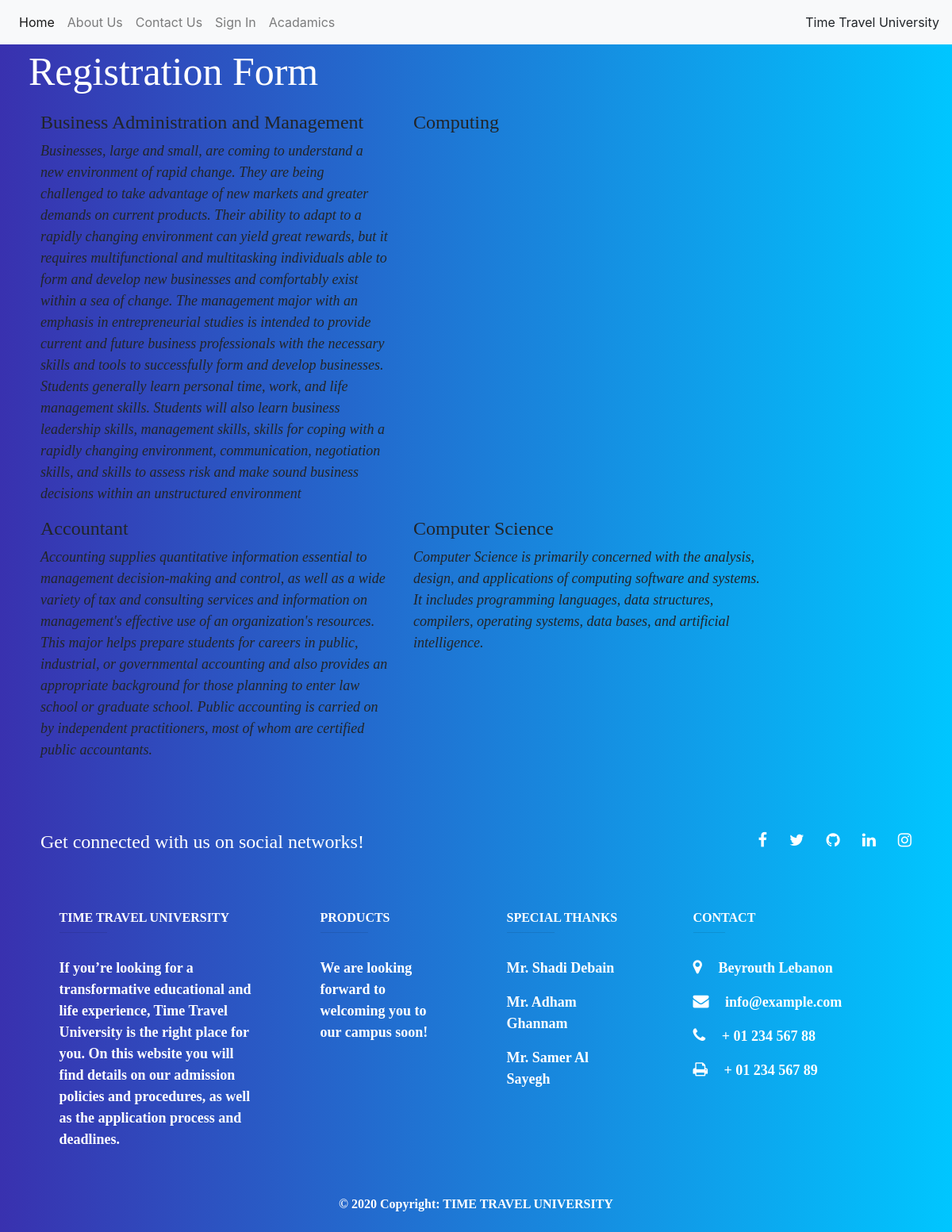
/View/Faculties.php, run on the app's committed database.
### tables this page shows
CREATE TABLE IF NOT EXISTS `majors` (
  `MajorId` int(11) NOT NULL AUTO_INCREMENT,
  `MajorTitle` varchar(255) NOT NULL,
  `MajorDescription` text NOT NULL,
  PRIMARY KEY (`MajorId`)
);

### Model/Guest.php (called while the page is built, shortened)
<?php
class Guest
{
	private $dbconnect;
	function  __construct($db)
    {
        $this->dbconnect = $db;
    }
	 function getMajors()
    {
        $query = 'select * from majors';
        $this->dbconnect->setQuery($query);
        $result = $this->dbconnect->selectquery();
        return $result;
    }
}
?>

### Model/DatabaseSMS.php (called while the page is built, shortened)
<?php
class DatabaseSMS
{
    private $dbHost = '127.0.0.1';
    private $dbUser = 'root';
    private $dbPassword = '';
    private $dbName = 'student_managment_system';
    public function connectToDb()
    {
        $db_connection = mysqli_connect($this->dbHost, $this->dbUser, $this->dbPassword, $this->dbName);
        return $db_connection;
    }
    function setQuery($query)
    {
        $this->query = $query;
    }
    public function executeQuery()
    {
        $db_connection = $this->connectToDb();
        $result = mysqli_query($db_connection, $this->query);
        if ($result == false) {
            echo " Query Error" . mysqli_error($db_connection);
            die();
        } else
            return $result;
    }
    public function selectQuery()
    {
        $query_result = $this->executeQuery();
        $resultArray = mysqli_fetch_all($query_result, MYSQLI_ASSOC);
        return $resultArray;
    }
}

### View/Faculties.php (the view, shortened to what this page needs)
<!DOCTYPE html>
<html lang="en">
<?php
require_once('HeaderSignin.php');
require_once('../Model/DatabaseSMS.php');
require_once('../Model/Guest.php');
$db = new DatabaseSMS();
$Guest = new Guest($db);
$majors = $Guest->getMajors();
?>
<body>
<div class="register">
    <div class="container py-5">
		<div class="row ">
		  <h3 class="register-heading" style="margin-top: -80px;" >Registration Form </h3>
		</div>
      <div class="row ">
	  <?php for ($i = 0; $i < count($majors); $i++){?>
        <div class="col-lg-5">
          <h4 class="font-weight-light"><?php echo $majors[$i]['MajorTitle']; ?></h4>
          <p class="font-italic"><?php echo $majors[$i]['MajorDescription']; ?></p>
        </div>
	  <?php }?>
      </div>
	</div>
    <?php
    require_once('Footer.php'); ?>
  </div>
</body>
</html>

### Css/Style.css (style rules this page uses)
body { background-color: gray; }
.register { background: -webkit-linear-gradient(left, #3931af, #00c6ff); padding: 3%; font-family: "Times New Roman", Times, serif; }
.register-heading { text-align: center; margin-top: 7%; margin-bottom: -12%; color: white; font-size: 50px; font-family: "Times New Roman", Times, serif; }
p { font-family: "Times New Roman", Times, serif; font-size: 18px; }

### data on the page
majors: MajorTitle "Business Administration and Management", MajorDescription "Businesses, large and small, are coming to understand a new environment of rapid change. They are being challenged to take advantage of new markets and greater demands on current products. Their ability to adapt to a rapidly changing environment can yield great rewards, but it requires multifunctional and multitasking individuals able to form and develop new businesses and comfortably exist within a sea of change. The management major with an emphasis in entrepreneurial studies is intended to provide current and future business professionals with the necessary skills and tools to successfully form and develop businesses. Students generally learn personal time, work, and life management…"
majors: MajorTitle "Computing"
majors: MajorTitle "Accountant", MajorDescription "Accounting supplies quantitative information essential to management decision-making and control, as well as a wide variety of tax and consulting services and information on management's effective use of an organization's resources. This major helps prepare students for careers in public, industrial, or governmental accounting and also provides an appropriate background for those planning to enter law school or graduate school. Public accounting is carried on by independent practitioners, most of whom are certified public accountants."
majors: MajorTitle "Computer Science", MajorDescription "Computer Science is primarily concerned with the analysis, design, and applications of computing software and systems. It includes programming languages, data structures, compilers, operating systems, data bases, and artificial intelligence."
